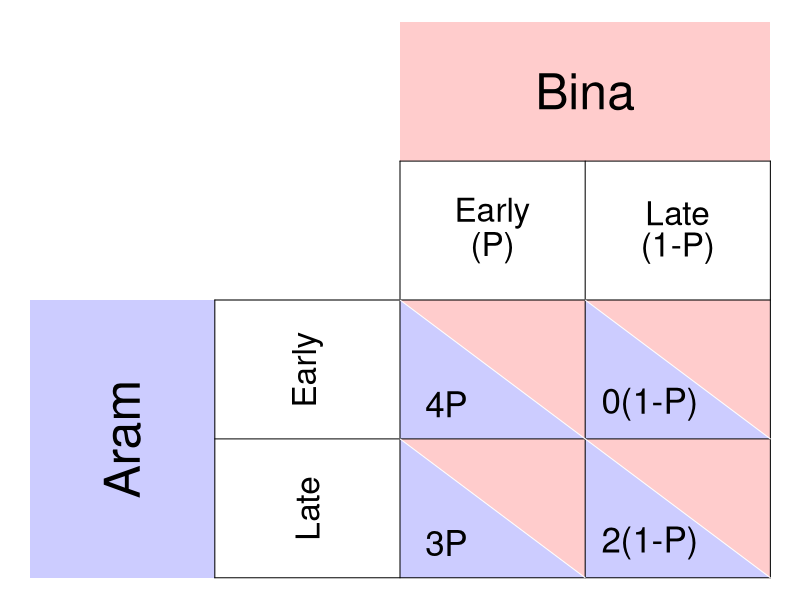

The R source for this figure:
require(ggplot2)
require(shape)
pdf(file = "people/matrix_palanpur_probabilities.pdf", width = 9, height = 7)

par(mar =  c(0, 0, 0, 0))
xlims <- c(0, 8)
ylims <- c(0, 8)

#TextSizes
PlayerSize <- 3
StratSize <- 2
PayoffSize <- 2.1
p1fadelevel <- 0.2
p2fadelevel <- 0.2

#Payoffs are listed as c("NW", "SW", "NE", "SE")

#Considerations for Player 1
P1Name <- c("Aram")
P1Strat <- c("Early", "Late")
#P1Strat2 <- c("(Cooperate)", "(Defect)")
P1Payoffs <- c("4P", "3P", "0(1-P)", "2(1-P)")
P1BR1 <- c("SW") #Must be NW or SW - the BR prints accordingly. 
P1BR2 <- c("SE") #Must be NE or SE - the BR prints accordingly. 
P1bestsize <- 2.5 #Adjusts size of point indicating best response of P1
#NW = (5, 3); SW = (5,1); NE = (7, 3); SE = (7, 1)

#Considerations for Player 2
P2Name <- c("Bina")
P2Strat <- c("Early", "Late")
P2Strat2 <- c("(P)", "(1-P)")
P2Payoffs <- c("w", "x", "y", "z")
P2BR1 <- c("NE") #Must be NW or SW - the BR prints accordingly. 
P2BR2 <- c("SE") #Must be NE or SE - the BR prints accordingly. 
P2bestsize <- 4 #Adjusts size of circle indicating best response of P1

plot(0, 0, xlim = xlims, ylim = ylims, type = "n",
     xlab = expression(""),
     ylab = expression(""),
     xaxt = "n", 
     yaxt = "n", 
     cex.lab = 2, 
     bty = "n")



#Color and label for Player 1 and their strategies
polygon(c(0,0,2,2,0), c(0,4,4,0,0), col=rgb(0, 0, 1, p1fadelevel), density=NULL, border = NA)
text(1, 2, P1Name[1], srt = 90, cex = PlayerSize)

text(3, 3, P1Strat[1], cex = StratSize, srt = 90)
#text(3.25, 3, P1Strat2[1], cex = StratSize, srt = 90)
text(3, 1, P1Strat[2], cex = StratSize, srt = 90)
#text(3.25, 1, P1Strat2[2], cex = StratSize, srt = 90)


#Color and label for Player 2
polygon(c(4,4,8,8,4), c(8,6,6,8,8), col=rgb(1, 0, 0, p2fadelevel), density=NULL, border = NA)
text(6, 7, P2Name[1], cex = PlayerSize)

text(5, 5.25, P2Strat[1], cex = StratSize)
text(5, 4.75, P2Strat2[1], cex = StratSize)
text(7, 5.25, P2Strat[2], cex = StratSize)
text(7, 4.75, P2Strat2[2], cex = StratSize)

#NorthWest cell 
#P1
polygon(c(4,4,6,4), c(4,2,2,4), col=rgb(0, 0, 1, p1fadelevel), density=NULL, border = NA)
#P2
polygon(c(4,6,6,4), c(4,4,2,4), col=rgb(1, 0, 0, p2fadelevel), density=NULL, border = NA)

#P1
text(4.5, 2.5, P1Payoffs[1], cex = PayoffSize)
#P2
#text(5.5, 3.5, P2Payoffs[1], cex = PayoffSize)

#SouthWest cell  
#P1
polygon(c(4,4,6,4), c(2,0,0,2), col=rgb(0, 0, 1, p1fadelevel), density=NULL, border = NA)
#P2
polygon(c(4,6,6,4), c(2,2,0,2), col=rgb(1, 0, 0, p2fadelevel), density=NULL, border = NA)

#P1
text(4.5, 0.5, P1Payoffs[2], cex = PayoffSize)
#P2
#text(5.5, 1.5, P2Payoffs[2], cex = PayoffSize)


#NorthEast cell 
#P1
polygon(c(6,6,8,6), c(4,2,2,4), col=rgb(0, 0, 1, p1fadelevel), density=NULL, border = NA)
#P2
polygon(c(6,8,8,6), c(4,4,2,4), col=rgb(1, 0, 0, p2fadelevel), density=NULL, border = NA)
#P1
text(6.7, 2.5, P1Payoffs[3], cex = PayoffSize)
#P2
#text(7.5, 3.5, P2Payoffs[3], cex = PayoffSize)

#SouthEast cell 
#P1
polygon(c(6,6,8,6), c(2,0,0,2), col=rgb(0, 0, 1, p1fadelevel), density=NULL, border = NA)
#P2
polygon(c(6,8,8,6), c(2,2,0,2), col=rgb(1, 0, 0, p2fadelevel), density=NULL, border = NA)
#P1
text(6.7, 0.5, P1Payoffs[4], cex = PayoffSize)
#P2
#text(7.5, 1.5, P2Payoffs[4], cex = PayoffSize)


#Lines for the Table
segments(8, 0, 8, 6, lty = 1, col = "black")
segments(4, 6, 8, 6, lty = 1, col = "black")
segments(2, 0, 2, 4, lty = 1, col = "black")
segments(2, 0, 8, 0, lty = 1, col = "black")
segments(2, 4, 8, 4, lty = 1, col = "black")
segments(4, 0, 4, 6, lty = 1, col = "black")
segments(2, 2, 8, 2, lty = 1, col = "black")
segments(6, 0, 6, 6, lty = 1, col = "black")

#Diagonals
#NW
segments(4, 4, 6, 2, lty = 1, col = "white")
#NE
segments(6, 4, 8, 2, lty = 1, col = "white")
#SW
segments(4, 2, 6, 0, lty = 1, col = "white")
#Se
segments(6, 2, 8, 0, lty = 1, col = "white")


# #Best responses 
# #P1 
# if (P1BR1[1] == "NW"){
#   points(5, 3, pch = 16, col = "black", cex = P1bestsize)
# } else{points(5, 1, pch = 16, col = "black", cex = P1bestsize)
# }
# 
# if (P1BR2[1] == "NE"){
#   points(7, 3, pch = 16, col = "black", cex = P1bestsize)
# } else{points(7, 1, pch = 16, col = "black", cex = P1bestsize)
# }
# 
# 
# #P2
# if (P2BR1[1] == "NW"){
#   points(5, 3, pch = 1, col = "black", cex = P2bestsize)
# } else{points(7, 3, pch = 1, col = "black", cex = P2bestsize)
# }
# 
# if (P2BR2[1] == "SW"){
#   points(5, 1, pch = 1, col = "black", cex = P2bestsize)
# } else{points(7, 1, pch = 1, col = "black", cex = P2bestsize)
# }

dev.off()
